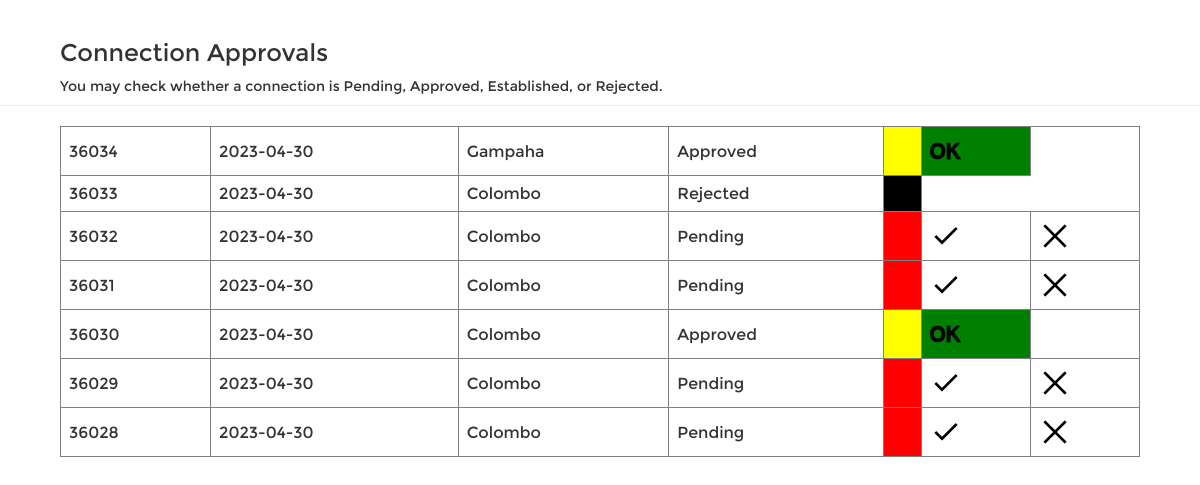
Screenshot of /manager/approvals.php with the database file from the repository.
### tables this page shows
CREATE TABLE `new_connection` (
  `Req_ID` int(5) NOT NULL AUTO_INCREMENT,
  `Date` date NOT NULL,
  `Area` varchar(20) NOT NULL,
  `Status` varchar(14) DEFAULT 'Pending',
  PRIMARY KEY (`Req_ID`)
);

### manager/approvals.php (the view, shortened to what this page needs)
<?php
include("config.php");
$query = "SELECT * FROM NEW_CONNECTION ORDER BY Req_ID DESC";
$result = filterRecord($query);
	function filterRecord($query)
	{
		include("config.php");
		$filter_result = mysqli_query($mysqli, $query);
		return $filter_result;
	}
?>
<html>
	<head>
		<link type="text/css" href="assets/css/bootstrap.min.css" rel="stylesheet">
		<link rel="stylesheet" href="https://cdnjs.cloudflare.com/ajax/libs/font-awesome/4.7.0/css/font-awesome.min.css">
</head>
<body style="background-color: hsla(0,0%,100%,0.8)">
<div class="page-header" >
<h3 style="font-family:Montserrat;margin-left:5%;">Connection Approvals</h3>
<p3 style="font-family:Montserrat;margin-left:5%;">You may check whether a connection is Pending, Approved, Established, or Rejected.</p3>
</div>
<div class="body_class" >
   <div class="table_container" style="overflow-y: scroll; height:65%; width:90%; margin-left:5%;">
<?php
echo "<table border='1' ;table width='100%'>
<tr>
</tr>";
while($row = mysqli_fetch_array($result))
{
echo "<tr>";
echo "<td>" . $row['Req_ID'] . "</td>";
echo "<td>" . $row['Date'] . "</td>";
echo "<td>" . $row['Area'] . "</td>";
echo "<td>" . $row['Req_Status'] . "</td>";
if($row['Req_Status'] == 'Pending') {
		echo "<td style='background-color: red;'></td>";
		echo "<td><a href='approval_approve.php?Req_ID=".$row['Req_ID']."'><img src='./images/icons8-done-32.png' alt='Edit'></a></td>";
        echo "<td><a href='approval_reject.php?Req_ID=".$row['Req_ID']."'><img src='./images/icons8-close-32.png' alt='Edit'></a></td>";
    } else if ($row['Req_Status'] == 'Rejected'){
		 echo "<td style='background-color: black;'></td>";
    } else if ($row['Req_Status'] == 'Approved'){
		echo "<td style='background-color: yellow;'></td>";
		  $reqid = $row['Req_ID'];
		  $query = "SELECT * FROM ESTABLISHES WHERE Req_ID = $reqid";
		  $result2 = mysqli_query($conn, $query);
		  if(!(mysqli_num_rows($result2) == 0)) {
			echo "<td style='background-color: green;'><img src='./images/icons8-ok-32.png' alt='Edit'></a></td>";
		  }
    }
echo "</tr>";
}
echo "</table>";
?>
</div>
</div>
</body>
</html>

### rows the page displays
new_connection: Req_ID "36034", Date "2023-04-30", Area "Gampaha", Req_Status "Approved"
new_connection: Req_ID "36033", Date "2023-04-30", Area "Colombo", Req_Status "Rejected"
new_connection: Req_ID "36032", Date "2023-04-30", Area "Colombo", Req_Status "Pending"
new_connection: Req_ID "36031", Date "2023-04-30", Area "Colombo", Req_Status "Pending"
new_connection: Req_ID "36030", Date "2023-04-30", Area "Colombo", Req_Status "Approved"
new_connection: Req_ID "36029", Date "2023-04-30", Area "Colombo", Req_Status "Pending"
new_connection: Req_ID "36028", Date "2023-04-30", Area "Colombo", Req_Status "Pending"
